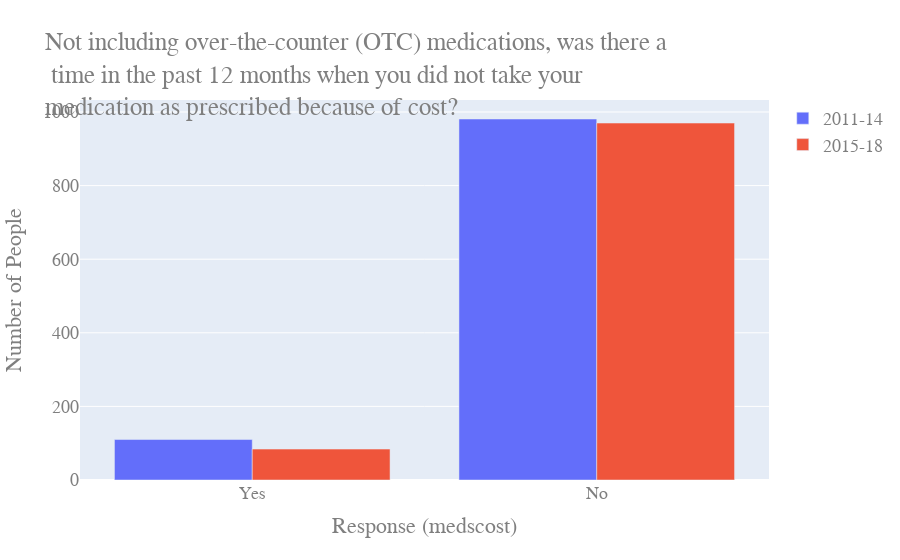

The notebook cell this image was saved under:
### Code cell
#chart to view data and see if results match up
fig = go.Figure(data = [go.Bar(name = '2011-14', x = meds_low.columns, y = meds_low.iloc[0]),
                       go.Bar(name = '2015-18', x = meds_low.columns, y = meds_low.iloc[1])])
fig.update_layout(
    barmode='group',
    title="Not including over-the-counter (OTC) medications, was there a<br> time in the past 12 months when you did not take your <br>medication as prescribed because of cost?",
    xaxis_title="Response (medscost)",
    yaxis_title="Number of People",
    font=dict(
        family="Courier New, monospace",
        size=18,
        color="#7f7f7f"
    )
)
fig.show()

### Figure 1 — Plotly figure (JSON) as saved in the notebook; plotly's stock layout.template omitted (floating-point values rounded to 4 significant figures)
{"data": [{"name": "2011-14", "type": "bar", "x": ["Yes", "No"], "y": [110, 981]}, {"name": "2015-18", "type": "bar", "x": ["Yes", "No"], "y": [84, 970]}], "layout": {"barmode": "group", "font": {"color": "#7f7f7f", "family": "Courier New, monospace", "size": 18}, "title": {"text": "Not including over-the-counter (OTC) medications, was there a<br> time in the past 12 months when you did not take your <br>medication as prescribed because of cost?"}, "xaxis": {"title": {"text": "Response (medscost)"}}, "yaxis": {"title": {"text": "Number of People"}}}}
